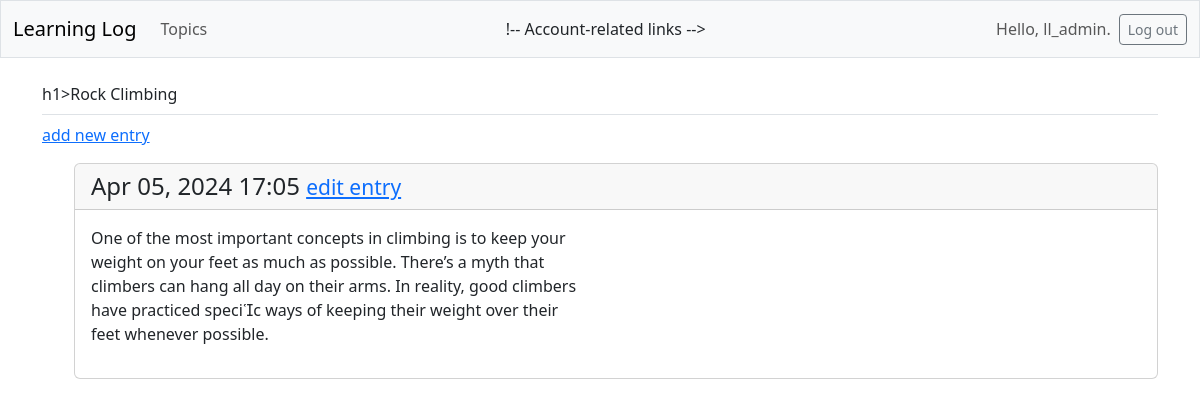
The page /topics/2/ (signed in) on the database its author committed.
### learning_logs/models.py (models this page shows, shortened)
class Topic(models.Model):
    text = models.CharField(max_length=200)
    date_added = models.DateTimeField(auto_now_add=True)
    owner = models.ForeignKey(User, on_delete=models.CASCADE)

class Entry(models.Model):
    topic = models.ForeignKey(Topic, on_delete=models.CASCADE)
    text = models.TextField()
    date_added = models.DateTimeField(auto_now_add=True)
    class Meta:
        verbose_name_plural = 'entries'

### learning_logs/views.py (the view)
# urls.py: path('topics/<int:topic_id>/', views.topic, name='topic'),
@login_required
def topic(request, topic_id):
    topic = Topic.objects.get(id=topic_id)
    if topic.owner != request.user:
        raise Http404
    entries = topic.entry_set.order_by('-date_added')
    context = {'topic': topic, 'entries': entries}
    return render(request, 'learning_logs/topic.html', context)

### learning_logs/templates/learning_logs/topic.html
{% extends 'learning_logs/base.html' %}
{% block page_header %}
    h1>{{ topic.text }}</h1>
{% endblock page_header %}
{% block content %}
    <p>
        <a href="{% url 'learning_logs:new_entry' topic.id %}">add new entry</a>
    </p>
    <ul>
    {% for entry in entries %}
        <div class="card mb-3">
            <h4 class="card-header">
                {{ entry.date_added|date:'M d, Y H:i' }}
                <small><a href="{% url 'learning_logs:edit_entry' entry.id %}">
                    edit entry</a></small>
            </h4>
            <div class="card-body">{{ entry.text|linebreaks }}</div>
        </div>
    {% empty %}
        <p>There are no entries for this topic yet.</p>
    {% endfor %}
{% endblock content %}

### learning_logs/templates/learning_logs/base.html (shortened to what this page needs)
<!doctype html>
<html lang="en">
<head>
    {% load django_bootstrap5 %}
    {% bootstrap_css %}
</html>
<body>
    <nav class="navbar navbar-expand-md navbar-light bg-light mb-4 border">
        <div class="container-fluid">
            <a class="navbar-brand" href="{% url 'learning_logs:index' %}">
                Learning Log</a>
            <div class="collapse navbar-collapse" id="navbarCollapse">
                <ul class="navbar-nav me-auto mb-2 mb-md-0">
                    <li class="nav-item">
                        <a class="nav-link" href="{% url 'learning_logs:topics' %}">
                            Topics</a></li>
                </ul>
                !-- Account-related links -->
                <ul class="navbar-nav ms-auto mb-2 mb-md-0">
                    {% if user.is_authenticated %}
                        <li class="nav-item">
                            <span class="navbar-text me-2">Hello, {{ user.username }}.
                                </span></li>
                    {% endif %}
                </ul>
                {% if user.is_authenticated %}
                    <form action="{% url 'users:logout' %}" method='post'>
                        <button name='submit' class='btn btn-outline-secondary btn-sm'>
                            Log out</button>
                    </form>
                {% endif %}
            </div>
        </div>
    </nav>
    <main class="container">
        <div class="pb-2 mb-2 border-bottom">
            {% block page_header %}{% endblock page_header %}
        </div>
        <div>
            {% block content %}{% endblock content %}
        </div>
    </main>
</body>
</html>

### rows shown on the page
Topic: text "Rock Climbing"
Entry: date_added "Apr 05, 2024 17:05", text "One of the most important concepts in climbing is to keep your weight on your feet as much as possible. There’s a myth that climbers can hang all day on their arms. In reality, good climbers have practiced specic ways of keeping their weight over their feet whenever possible."

### other values the page prints
{{ user.username }} "ll_admin"
